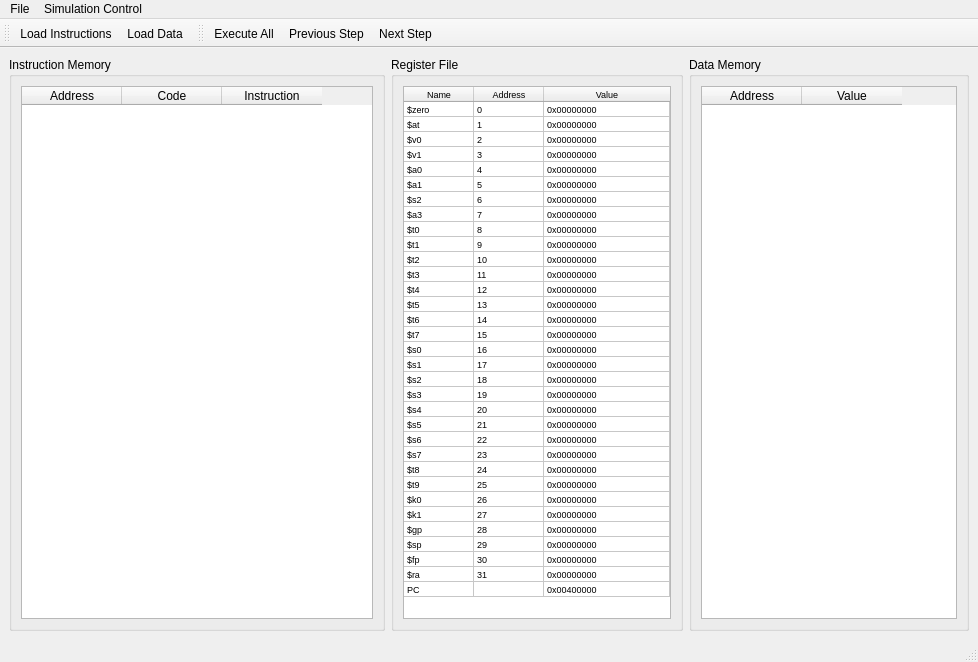
<?xml version="1.0" encoding="UTF-8"?>
<ui version="4.0">
 <class>MainWindow</class>
 <widget class="QMainWindow" name="MainWindow">
  <property name="geometry">
   <rect>
    <x>0</x>
    <y>0</y>
    <width>978</width>
    <height>662</height>
   </rect>
  </property>
  <property name="windowTitle">
   <string>SystemC Mips Simulator</string>
  </property>
  <property name="windowIcon">
   <iconset resource="media.qrc">
    <normaloff>:/icons/Latest_Article.png</normaloff>:/icons/Latest_Article.png</iconset>
  </property>
  <property name="locale">
   <locale language="English" country="UnitedStates"/>
  </property>
  <widget class="QWidget" name="centralwidget">
   <layout class="QHBoxLayout" name="horizontalLayout_2" stretch="1,0">
    <item>
     <widget class="QGroupBox" name="groupBox_3">
      <property name="title">
       <string>Instruction Memory</string>
      </property>
      <layout class="QVBoxLayout" name="verticalLayout_3">
       <item>
        <widget class="QTableWidget" name="tableInstructionMemory">
         <column>
          <property name="text">
           <string>Address</string>
          </property>
         </column>
         <column>
          <property name="text">
           <string>Code</string>
          </property>
         </column>
         <column>
          <property name="text">
           <string>Instruction</string>
          </property>
         </column>
        </widget>
       </item>
      </layout>
     </widget>
    </item>
    <item>
     <layout class="QHBoxLayout" name="horizontalLayout">
      <item>
       <widget class="QGroupBox" name="groupBox">
        <property name="title">
         <string>Register File</string>
        </property>
        <layout class="QVBoxLayout" name="verticalLayout">
         <item>
          <widget class="QTableWidget" name="tableRegFile">
           <property name="font">
            <font>
             <pointsize>7</pointsize>
            </font>
           </property>
           <property name="horizontalScrollBarPolicy">
            <enum>Qt::ScrollBarAlwaysOff</enum>
           </property>
           <property name="sizeAdjustPolicy">
            <enum>QAbstractScrollArea::AdjustToContents</enum>
           </property>
           <attribute name="horizontalHeaderDefaultSectionSize">
            <number>60</number>
           </attribute>
           <attribute name="horizontalHeaderMinimumSectionSize">
            <number>70</number>
           </attribute>
           <attribute name="horizontalHeaderStretchLastSection">
            <bool>true</bool>
           </attribute>
           <attribute name="verticalHeaderVisible">
            <bool>false</bool>
           </attribute>
           <attribute name="verticalHeaderDefaultSectionSize">
            <number>15</number>
           </attribute>
           <row>
            <property name="text">
             <string>0</string>
            </property>
           </row>
           <row>
            <property name="text">
             <string>1</string>
            </property>
           </row>
           <row>
            <property name="text">
             <string>2</string>
            </property>
           </row>
           <row>
            <property name="text">
             <string>3</string>
            </property>
           </row>
           <row>
            <property name="text">
             <string>4</string>
            </property>
           </row>
           <row>
            <property name="text">
             <string>5</string>
            </property>
           </row>
           <row>
            <property name="text">
             <string>6</string>
            </property>
           </row>
           <row>
            <property name="text">
             <string>7</string>
            </property>
           </row>
           <row>
            <property name="text">
             <string>8</string>
            </property>
           </row>
           <row>
            <property name="text">
             <string>9</string>
            </property>
           </row>
           <row>
            <property name="text">
             <string>10</string>
            </property>
           </row>
           <row>
            <property name="text">
             <string>11</string>
            </property>
           </row>
           <row>
            <property name="text">
             <string>12</string>
            </property>
           </row>
           <row>
            <property name="text">
             <string>13</string>
            </property>
           </row>
           <row>
            <property name="text">
             <string>14</string>
            </property>
           </row>
           <row>
            <property name="text">
             <string>15</string>
            </property>
           </row>
           <row>
            <property name="text">
             <string>16</string>
            </property>
           </row>
           <row>
            <property name="text">
             <string>17</string>
            </property>
           </row>
           <row>
            <property name="text">
             <string>18</string>
            </property>
           </row>
           <row>
            <property name="text">
             <string>19</string>
            </property>
           </row>
           <row>
            <property name="text">
             <string>20</string>
            </property>
           </row>
           <row>
            <property name="text">
             <string>21</string>
            </property>
           </row>
           <row>
            <property name="text">
             <string>22</string>
            </property>
           </row>
           <row>
            <property name="text">
             <string>23</string>
            </property>
           </row>
           <row>
            <property name="text">
             <string>24</string>
            </property>
           </row>
           <row>
            <property name="text">
             <string>25</string>
            </property>
           </row>
           <row>
            <property name="text">
             <string>26</string>
            </property>
           </row>
           <row>
            <property name="text">
             <string>27</string>
            </property>
           </row>
           <row>
            <property name="text">
             <string>28</string>
            </property>
           </row>
           <row>
            <property name="text">
             <string>29</string>
            </property>
           </row>
           <row>
            <property name="text">
             <string>30</string>
            </property>
           </row>
           <row>
            <property name="text">
             <string>31</string>
            </property>
           </row>
           <row>
            <property name="text">
             <string>32</string>
            </property>
           </row>
           <column>
            <property name="text">
             <string>Name</string>
            </property>
           </column>
           <column>
            <property name="text">
             <string>Address</string>
            </property>
           </column>
           <column>
            <property name="text">
             <string>Value</string>
            </property>
           </column>
           <item row="0" column="0">
            <property name="text">
             <string>$zero</string>
            </property>
           </item>
           <item row="0" column="1">
            <property name="text">
             <string>0</string>
            </property>
           </item>
           <item row="0" column="2">
            <property name="text">
             <string>0x00000000</string>
            </property>
           </item>
           <item row="1" column="0">
            <property name="text">
             <string>$at</string>
            </property>
           </item>
           <item row="1" column="1">
            <property name="text">
             <string>1</string>
            </property>
           </item>
           <item row="1" column="2">
            <property name="text">
             <string>0x00000000</string>
            </property>
           </item>
           <item row="2" column="0">
            <property name="text">
             <string>$v0</string>
            </property>
           </item>
           <item row="2" column="1">
            <property name="text">
             <string>2</string>
            </property>
           </item>
           <item row="2" column="2">
            <property name="text">
             <string>0x00000000</string>
            </property>
           </item>
           <item row="3" column="0">
            <property name="text">
             <string>$v1</string>
            </property>
           </item>
           <item row="3" column="1">
            <property name="text">
             <string>3</string>
            </property>
           </item>
           <item row="3" column="2">
            <property name="text">
             <string>0x00000000</string>
            </property>
           </item>
           <item row="4" column="0">
            <property name="text">
             <string>$a0</string>
            </property>
           </item>
           <item row="4" column="1">
            <property name="text">
             <string>4</string>
            </property>
           </item>
           <item row="4" column="2">
            <property name="text">
             <string>0x00000000</string>
            </property>
           </item>
           <item row="5" column="0">
            <property name="text">
             <string>$a1</string>
            </property>
           </item>
           <item row="5" column="1">
            <property name="text">
             <string>5</string>
            </property>
           </item>
           <item row="5" column="2">
            <property name="text">
             <string>0x00000000</string>
            </property>
           </item>
           <item row="6" column="0">
            <property name="text">
             <string>$s2</string>
            </property>
           </item>
           <item row="6" column="1">
            <property name="text">
             <string>6</string>
            </property>
           </item>
           <item row="6" column="2">
            <property name="text">
             <string>0x00000000</string>
            </property>
           </item>
           <item row="7" column="0">
            <property name="text">
             <string>$a3</string>
            </property>
           </item>
           <item row="7" column="1">
            <property name="text">
             <string>7</string>
            </property>
           </item>
           <item row="7" column="2">
            <property name="text">
             <string>0x00000000</string>
            </property>
           </item>
           <item row="8" column="0">
            <property name="text">
             <string>$t0</string>
            </property>
           </item>
           <item row="8" column="1">
            <property name="text">
             <string>8</string>
            </property>
           </item>
           <item row="8" column="2">
            <property name="text">
             <string>0x00000000</string>
            </property>
           </item>
           <item row="9" column="0">
            <property name="text">
             <string>$t1</string>
            </property>
           </item>
           <item row="9" column="1">
            <property name="text">
             <string>9</string>
            </property>
           </item>
           <item row="9" column="2">
            <property name="text">
             <string>0x00000000</string>
            </property>
           </item>
           <item row="10" column="0">
            <property name="text">
             <string>$t2</string>
            </property>
           </item>
           <item row="10" column="1">
            <property name="text">
             <string>10</string>
            </property>
           </item>
           <item row="10" column="2">
            <property name="text">
             <string>0x00000000</string>
            </property>
           </item>
           <item row="11" column="0">
            <property name="text">
             <string>$t3</string>
            </property>
           </item>
           <item row="11" column="1">
            <property name="text">
             <string>11</string>
            </property>
           </item>
           <item row="11" column="2">
            <property name="text">
             <string>0x00000000</string>
            </property>
           </item>
           <item row="12" column="0">
            <property name="text">
             <string>$t4</string>
            </property>
           </item>
           <item row="12" column="1">
            <property name="text">
             <string>12</string>
            </property>
           </item>
           <item row="12" column="2">
            <property name="text">
             <string>0x00000000</string>
            </property>
           </item>
           <item row="13" column="0">
            <property name="text">
             <string>$t5</string>
            </property>
           </item>
           <item row="13" column="1">
            <property name="text">
             <string>13</string>
            </property>
           </item>
           <item row="13" column="2">
            <property name="text">
             <string>0x00000000</string>
            </property>
           </item>
           <item row="14" column="0">
            <property name="text">
             <string>$t6</string>
            </property>
           </item>
           <item row="14" column="1">
            <property name="text">
             <string>14</string>
            </property>
           </item>
           <item row="14" column="2">
            <property name="text">
             <string>0x00000000</string>
            </property>
           </item>
           <item row="15" column="0">
            <property name="text">
             <string>$t7</string>
            </property>
           </item>
           <item row="15" column="1">
            <property name="text">
             <string>15</string>
            </property>
           </item>
           <item row="15" column="2">
            <property name="text">
             <string>0x00000000</string>
            </property>
           </item>
           <item row="16" column="0">
            <property name="text">
             <string>$s0</string>
            </property>
           </item>
           <item row="16" column="1">
            <property name="text">
             <string>16</string>
            </property>
           </item>
           <item row="16" column="2">
            <property name="text">
             <string>0x00000000</string>
            </property>
           </item>
           <item row="17" column="0">
            <property name="text">
             <string>$s1</string>
            </property>
           </item>
           <item row="17" column="1">
            <property name="text">
             <string>17</string>
            </property>
           </item>
           <item row="17" column="2">
            <property name="text">
             <string>0x00000000</string>
            </property>
           </item>
           <item row="18" column="0">
            <property name="text">
             <string>$s2</string>
            </property>
           </item>
           <item row="18" column="1">
            <property name="text">
             <string>18</string>
            </property>
           </item>
           <item row="18" column="2">
            <property name="text">
             <string>0x00000000</string>
            </property>
           </item>
           <item row="19" column="0">
            <property name="text">
             <string>$s3</string>
            </property>
           </item>
           <item row="19" column="1">
            <property name="text">
             <string>19</string>
            </property>
           </item>
           <item row="19" column="2">
            <property name="text">
             <string>0x00000000</string>
            </property>
           </item>
           <item row="20" column="0">
            <property name="text">
             <string>$s4</string>
            </property>
           </item>
           <item row="20" column="1">
            <property name="text">
             <string>20</string>
            </property>
           </item>
           <item row="20" column="2">
            <property name="text">
             <string>0x00000000</string>
            </property>
           </item>
           <item row="21" column="0">
            <property name="text">
             <string>$s5</string>
            </property>
           </item>
           <item row="21" column="1">
            <property name="text">
             <string>21</string>
            </property>
           </item>
           <item row="21" column="2">
            <property name="text">
             <string>0x00000000</string>
            </property>
           </item>
           <item row="22" column="0">
            <property name="text">
             <string>$s6</string>
            </property>
           </item>
           <item row="22" column="1">
            <property name="text">
             <string>22</string>
            </property>
           </item>
           <item row="22" column="2">
            <property name="text">
             <string>0x00000000</string>
            </property>
           </item>
           <item row="23" column="0">
            <property name="text">
             <string>$s7</string>
            </property>
           </item>
           <item row="23" column="1">
            <property name="text">
             <string>23</string>
            </property>
           </item>
           <item row="23" column="2">
            <property name="text">
             <string>0x00000000</string>
            </property>
           </item>
           <item row="24" column="0">
            <property name="text">
             <string>$t8</string>
            </property>
           </item>
           <item row="24" column="1">
            <property name="text">
             <string>24</string>
            </property>
           </item>
           <item row="24" column="2">
            <property name="text">
             <string>0x00000000</string>
            </property>
           </item>
           <item row="25" column="0">
            <property name="text">
             <string>$t9</string>
            </property>
           </item>
           <item row="25" column="1">
            <property name="text">
             <string>25</string>
            </property>
           </item>
           <item row="25" column="2">
            <property name="text">
             <string>0x00000000</string>
            </property>
           </item>
           <item row="26" column="0">
            <property name="text">
             <string>$k0</string>
            </property>
           </item>
           <item row="26" column="1">
            <property name="text">
             <string>26</string>
            </property>
           </item>
           <item row="26" column="2">
            <property name="text">
             <string>0x00000000</string>
            </property>
           </item>
           <item row="27" column="0">
            <property name="text">
             <string>$k1</string>
            </property>
           </item>
           <item row="27" column="1">
            <property name="text">
             <string>27</string>
            </property>
           </item>
           <item row="27" column="2">
            <property name="text">
             <string>0x00000000</string>
            </property>
           </item>
           <item row="28" column="0">
            <property name="text">
             <string>$gp</string>
            </property>
           </item>
           <item row="28" column="1">
            <property name="text">
             <string>28</string>
            </property>
           </item>
           <item row="28" column="2">
            <property name="text">
             <string>0x00000000</string>
            </property>
           </item>
           <item row="29" column="0">
            <property name="text">
             <string>$sp</string>
            </property>
           </item>
           <item row="29" column="1">
            <property name="text">
             <string>29</string>
            </property>
           </item>
           <item row="29" column="2">
            <property name="text">
             <string>0x00000000</string>
            </property>
           </item>
           <item row="30" column="0">
            <property name="text">
             <string>$fp</string>
            </property>
           </item>
           <item row="30" column="1">
            <property name="text">
             <string>30</string>
            </property>
           </item>
           <item row="30" column="2">
            <property name="text">
             <string>0x00000000</string>
            </property>
           </item>
           <item row="31" column="0">
            <property name="text">
             <string>$ra</string>
            </property>
           </item>
           <item row="31" column="1">
            <property name="text">
             <string>31</string>
            </property>
           </item>
           <item row="31" column="2">
            <property name="text">
             <string>0x00000000</string>
            </property>
           </item>
           <item row="32" column="0">
            <property name="text">
             <string>PC</string>
            </property>
           </item>
           <item row="32" column="1">
            <property name="text">
             <string/>
            </property>
           </item>
           <item row="32" column="2">
            <property name="text">
             <string>0x00400000</string>
            </property>
           </item>
          </widget>
         </item>
        </layout>
       </widget>
      </item>
      <item>
       <widget class="QGroupBox" name="groupBox_2">
        <property name="title">
         <string>Data Memory</string>
        </property>
        <layout class="QVBoxLayout" name="verticalLayout_2">
         <item>
          <widget class="QTableWidget" name="tableDataMemory">
           <attribute name="horizontalHeaderDefaultSectionSize">
            <number>100</number>
           </attribute>
           <attribute name="verticalHeaderVisible">
            <bool>false</bool>
           </attribute>
           <column>
            <property name="text">
             <string>Address</string>
            </property>
           </column>
           <column>
            <property name="text">
             <string>Value</string>
            </property>
           </column>
          </widget>
         </item>
        </layout>
       </widget>
      </item>
     </layout>
    </item>
   </layout>
  </widget>
  <widget class="QMenuBar" name="menubar">
   <property name="geometry">
    <rect>
     <x>0</x>
     <y>0</y>
     <width>978</width>
     <height>26</height>
    </rect>
   </property>
   <widget class="QMenu" name="menuFile">
    <property name="title">
     <string>File</string>
    </property>
    <addaction name="actionLoad_Instructions"/>
    <addaction name="actionLoad_Data"/>
    <addaction name="separator"/>
    <addaction name="actionExit"/>
   </widget>
   <widget class="QMenu" name="menuSimulation_Control">
    <property name="title">
     <string>Simulation Control</string>
    </property>
    <addaction name="actionExecute_All"/>
    <addaction name="actionNext_step"/>
    <addaction name="actionPrevious_Step"/>
   </widget>
   <addaction name="menuFile"/>
   <addaction name="menuSimulation_Control"/>
  </widget>
  <widget class="QStatusBar" name="statusbar"/>
  <widget class="QToolBar" name="toolBar">
   <property name="windowTitle">
    <string>toolBar</string>
   </property>
   <attribute name="toolBarArea">
    <enum>TopToolBarArea</enum>
   </attribute>
   <attribute name="toolBarBreak">
    <bool>false</bool>
   </attribute>
   <addaction name="actionLoad_Instructions"/>
   <addaction name="actionLoad_Data"/>
  </widget>
  <widget class="QToolBar" name="toolBar_2">
   <property name="windowTitle">
    <string>toolBar_2</string>
   </property>
   <attribute name="toolBarArea">
    <enum>TopToolBarArea</enum>
   </attribute>
   <attribute name="toolBarBreak">
    <bool>false</bool>
   </attribute>
   <addaction name="actionExecute_All"/>
   <addaction name="actionPrevious_Step"/>
   <addaction name="actionNext_step"/>
  </widget>
  <action name="actionLoad_Instructions">
   <property name="icon">
    <iconset resource="media.qrc">
     <normaloff>:/icons/binary-code.png</normaloff>:/icons/binary-code.png</iconset>
   </property>
   <property name="text">
    <string>Load Instructions</string>
   </property>
   <property name="statusTip">
    <string>Load a file with instructions in hexadecimal to instruction memory</string>
   </property>
  </action>
  <action name="actionLoad_Data">
   <property name="icon">
    <iconset resource="media.qrc">
     <normaloff>:/icons/hexsudoku.png</normaloff>:/icons/hexsudoku.png</iconset>
   </property>
   <property name="text">
    <string>Load Data</string>
   </property>
   <property name="statusTip">
    <string>Load a file with data to data memory</string>
   </property>
  </action>
  <action name="actionExit">
   <property name="text">
    <string>Exit</string>
   </property>
  </action>
  <action name="actionExecute_All">
   <property name="icon">
    <iconset resource="media.qrc">
     <normaloff>:/icons/playall.png</normaloff>:/icons/playall.png</iconset>
   </property>
   <property name="text">
    <string>Execute All</string>
   </property>
   <property name="statusTip">
    <string>Execute All Instructions</string>
   </property>
  </action>
  <action name="actionNext_step">
   <property name="icon">
    <iconset resource="media.qrc">
     <normaloff>:/icons/next.png</normaloff>:/icons/next.png</iconset>
   </property>
   <property name="text">
    <string>Next Step</string>
   </property>
   <property name="statusTip">
    <string>Go to next instruction</string>
   </property>
  </action>
  <action name="actionPrevious_Step">
   <property name="icon">
    <iconset resource="media.qrc">
     <normaloff>:/icons/previous.png</normaloff>:/icons/previous.png</iconset>
   </property>
   <property name="text">
    <string>Previous Step</string>
   </property>
   <property name="statusTip">
    <string>Go to previous instruction</string>
   </property>
  </action>
 </widget>
 <resources>
  <include location="media.qrc"/>
 </resources>
 <connections/>
</ui>
